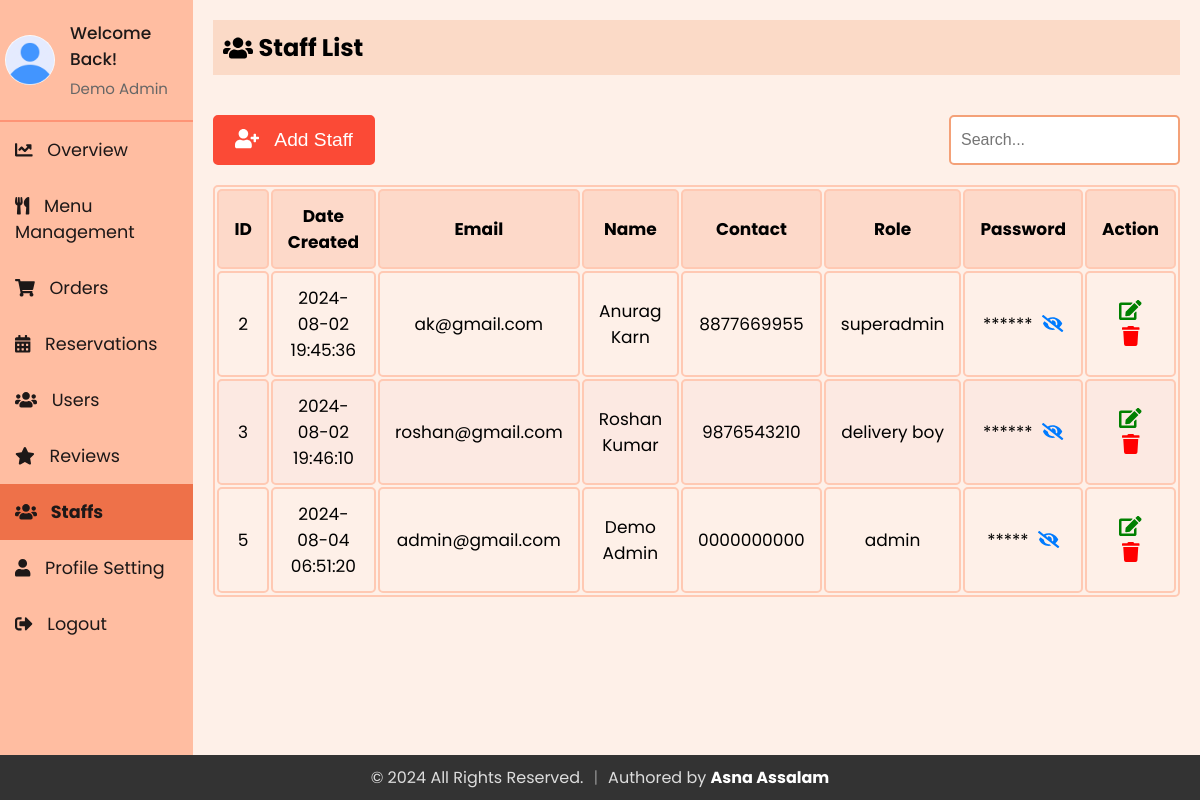
Screenshot of /Admin/staffs.php (signed in) with the database file from the repository.
### tables this page shows
CREATE TABLE `staff` (
  `id` int(11) NOT NULL,
  `firstName` varchar(50) NOT NULL,
  `lastName` varchar(50) NOT NULL,
  `email` varchar(100) NOT NULL,
  `contact` varchar(15) DEFAULT NULL,
  `role` enum('superadmin','admin','delivery boy','waiter') NOT NULL,
  `password` varchar(255) NOT NULL,
  `createdAt` timestamp NOT NULL DEFAULT current_timestamp(),
  `updatedAt` timestamp NOT NULL DEFAULT current_timestamp() ON UPDATE current_timestamp(),
  `profile_image` varchar(255) NOT NULL DEFAULT 'default.jpg'
);

### Admin/sidebar.php (called while the page is built, shortened)
<?php
include 'db_connection.php';
$admin_email = isset($_SESSION['email']) ? $_SESSION['email'] : '';
function getAdminInfo($email)
{
  global $conn;
  $stmt = $conn->prepare("SELECT firstName, lastName, email, profile_image FROM staff WHERE email = ?");
  $stmt->bind_param("s", $email);
  $stmt->execute();
  $stmt->bind_result($firstName, $lastName, $email,  $profile_image);
  return [
    'firstName' => $firstName ?: '',
    'lastName' => $lastName ?: '',
    'email' => $email ?: '',
    'profile_image' => $profile_image ?: 'default.jpg'
  ];
}
$admin_info = getAdminInfo($admin_email);
?>

### Admin/staffs.php (the view, shortened to what this page needs)
<?php
include 'db_connection.php';
$search = '';
?>
<?php
include 'sidebar.php';
?>
<!DOCTYPE html>
<html lang="en">
<head>
  <link rel="stylesheet" href="https://cdnjs.cloudflare.com/ajax/libs/font-awesome/5.15.3/css/all.min.css">
  <link rel="stylesheet" href="sidebar.css">
  <link rel="stylesheet" href="admin_user.css">
</head>
<body>
  <div class="sidebar">
    <div class="profile-section">
      <img src="../uploads/<?php echo htmlspecialchars($admin_info['profile_image']); ?>" alt="Profile Picture">
      <div class="info">
        <h3>Welcome Back!</h3>
        <p><?php echo htmlspecialchars($admin_info['firstName']) . ' ' . htmlspecialchars($admin_info['lastName']); ?></p>
      </div>
    </div>
    <ul>
      <li><a href="index.php"><i class="fas fa-chart-line" style="margin-right: 10px;"></i> Overview</a></li>
      <li><a href="admin_menu.php" ><i class="fas fa-utensils" style="margin-right: 10px;"></i> Menu Management</a></li>
      <li><a href="admin_orders.php"><i class="fas fa-shopping-cart" style="margin-right: 10px;"></i> Orders</a></li>
      <li><a href="reservations.php"><i class="fas fa-calendar-alt" style="margin-right: 10px;"></i> Reservations</a></li>
      <li><a href="users.php"><i class="fas fa-users" style="margin-right: 10px;"></i> Users</a></li>
      <li><a href="reviews.php"><i class="fas fa-star" style="margin-right: 10px;"></i> Reviews</a></li>
      <li><a href="staffs.php" class="active"><i class="fas fa-users" style="margin-right: 10px;"></i> Staffs</a></li>
      <li><a href="profile.php"><i class="fas fa-user" style="margin-right: 10px;"></i> Profile Setting</a></li>
      <li style="margin-right: 10px;"><a href="logout.php"><i class="fas fa-sign-out-alt" style="margin-right: 10px;"></i> Logout</a></li>
    </ul>
  </div>
  <div class="content">
    <div class="header">
      <h2><i class="fas fa-users"></i>&nbsp;Staff List</h2>
    </div>
    <div class="actions">
      <button onclick="openaddUserModal()"><i class="fas fa-user-plus"></i> &nbsp; Add Staff</button>
      <form method="POST" id="searchForm" class="search-bar">
        <input type="text" name="search" placeholder="Search..." value="<?php echo htmlspecialchars($search); ?>">
      </form>
    </div>
    <table id="userTable">
      <thead>
        <tr>
          <th>ID</th>
          <th>Date Created</th>
          <th>Email</th>
          <th>Name</th>
          <th>Contact</th>
          <th>Role</th>
          <th>Password</th>
          <th>Action</th>
        </tr>
      </thead>
      <tbody>
        <?php
        $sql = "SELECT * FROM staff";
        $result = $conn->query($sql);
        if ($result->num_rows > 0) {
          while ($row = $result->fetch_assoc()) {
            $passwordMasked = str_repeat('*', strlen($row['password']));
            echo "<tr>
                      <td>{$row['id']}</td>
                      <td>{$row['createdAt']}</td>
                      <td>{$row['email']}</td>
                      <td>{$row['firstName']} {$row['lastName']}</td>
                      <td>{$row['contact']}</td>
                      <td>{$row['role']}</td>
                      <td>
                          <span class='password-masked'>{$passwordMasked}</span>
                          <span class='password-visible' style='display: none;'>{$row['password']}</span>
                          <i class='fas fa-eye-slash toggle-password' onclick='togglePassword(this)'></i>
                      </td>
                      <td>
                          <button id='editbtn' onclick='openEditUserModal(this)' data-email='{$row['email']}' data-firstname='{$row['firstName']}' data-lastname='{$row['lastName']}' data-contact='{$row['contact']}' data-role='{$row['role']}' data-password='{$row['password']}'><i class='fas fa-edit'></i></button>
                          <button id='deletebtn' onclick=\"deleteItem('{$row['email']}')\"><i class='fas fa-trash'></i></button>
                      </td>
                  </tr>";
          }
        } else {
          echo "<tr><td colspan='8' style='text-align: center;'>No Users Found</td></tr>";
        }
        ?>
      </tbody>
    </table>
  </div>
</body>
</html>

### Admin/sidebar.css (style rules this page uses)
* { margin: 0; padding: 0; box-sizing: border-box; }
body { background: #fef0e8; font-family: "Poppins", sans-serif; display: flex; flex-direction: row; margin: 0; }
.sidebar { width: 250px; background-color: #ffbda1; color: #1d1818; overflow: auto; position: relative; min-height: 100vh; font-size: 1.1rem }
.sidebar ul li a { display: block; padding: 15px; text-decoration: none; color: #1d1818; transition: background-color 0.3s; }
.sidebar ul li a.active { background-color:#ee7149; font-weight: bold; }
.sidebar ul { list-style-type: none; padding: 0; }
.content { flex: 1; padding: 20px; }
.header { padding: 10px; background-color: #fbdac7; margin-bottom: 20px; display: flex; align-items: center; }
.header h2 { display: flex; align-items: center; }
.profile-section { padding: 20px 5px 20px 5px; display: flex; align-items: center; border-bottom: 2px solid rgba(253, 108, 77, 0.5); }
.profile-section img { width: 50px; height: 50px; border-radius: 50%; margin-right: 15px; }
.profile-section .info { flex-grow: 1; }
.profile-section .info h3 { margin: 0; font-size: 17px; font-weight: 500; }
.profile-section .info p { margin: 5px 0 0; font-size: 15px; color: #666; }
.sidebar ul li a.active { font-weight: bold; }

### Admin/admin_user.css (style rules this page uses)
* { margin: 0; padding: 0; }
body { background: #fef0e8; font-family: "Poppins", sans-serif; margin: 0; }
.content { margin-bottom: 40px; }
.actions { display: flex; justify-content: space-between; align-items: center; margin-top: 40px; margin-bottom: 20px; }
#userTable td { position: relative; }
#userTable .fa-eye, #userTable .fa-eye-slash { cursor: pointer; margin-left: 5px; color: #007bff; }
.search-bar input { padding: 14px 10px; font-size: 16px; border-radius: 5px; border: 2px solid #f4a178; cursor: pointer; outline: none; }
.header { padding: 10px; background-color: #fbdac7; margin-bottom: 20px; display: flex; align-items: center; }
table { width: 100%; border: 2px solid #ffc9b3; font-size: 17px; text-align: center; cursor: pointer; border-radius: 5px; }
table th, table td { padding: 12px 15px; border: 2px solid #ffc9b3; border-radius: 5px; }
table th { background-color: #fdd9c9; }
table tr:nth-of-type(even) { background-color: #fce9e2; }
button { background-color: #fb4a36; color: white; border: 2px solid #fb4a36; padding: 12px 20px; cursor: pointer; border-radius: 5px; transition: all 0.3s ease; font-size: 1.2rem; }
#editbtn, #deletebtn { font-size: 20px; background: none; border: none; padding: 0 0 0 0; outline: none; cursor: pointer; padding: 0 5px 0 5px; }
#editbtn { color: green; }
#deletebtn { color: red; }
.sidebar ul li a.active { font-weight: bold; }

### Admin/staffs.php (style rules this page uses)
.sidebar ul li a.active { font-weight: bold; }

### rows the page displays
staff: profile_image (placeholder picture), firstName "Demo", lastName "Admin", id "5", createdAt "2024-08-04 06:51:20", email "admin@gmail.com", contact "0000000000", role "admin", password "*****"
staff: id "2", createdAt "2024-08-02 19:45:36", email "ak@gmail.com", firstName "Anurag", lastName "Karn", contact "8877669955", role "superadmin", password "******"
staff: id "3", createdAt "2024-08-02 19:46:10", email "roshan@gmail.com", firstName "Roshan", lastName "Kumar", contact "9876543210", role "delivery boy", password "******"
